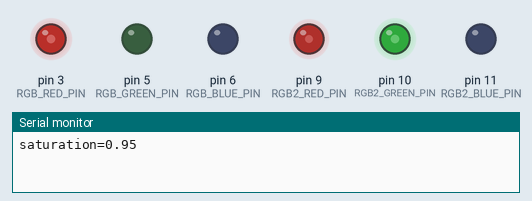
The sketch below on a simulated Arduino Uno, built with avr-gcc and run on an emulated ATmega328P. Parts: output pins drawn as LEDs (lit = HIGH), the last lines printed to the serial monitor.

Above: at 0.05 s.
At 2.15 s:
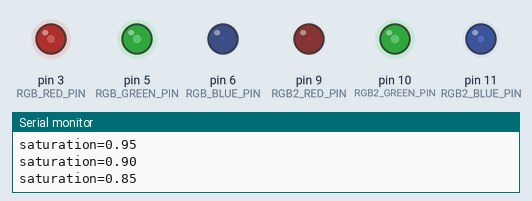
At 4.1 s:
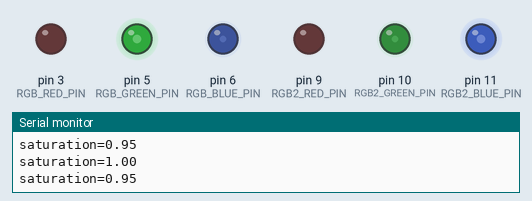
At 6.05 s:
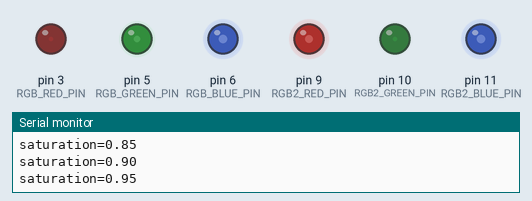
At 8.3 s:
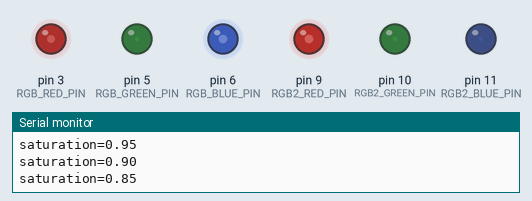
At 11.3 s:
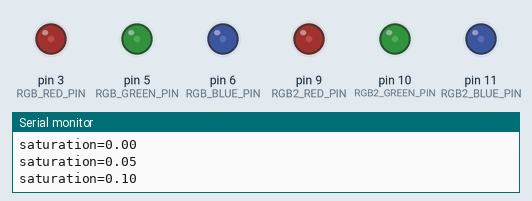
Timing chart, 0 to 15.9 s (numbered marks = the images above):
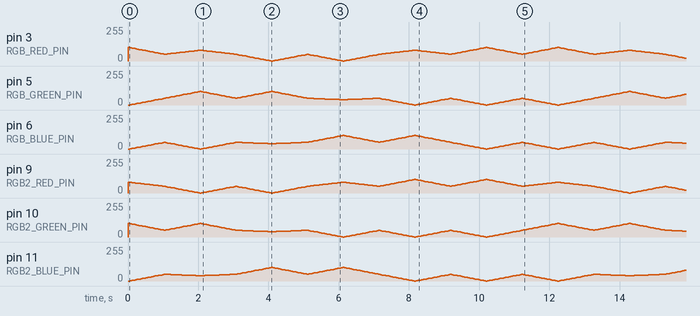

Measured:
- by itself, pin 3 (RGB_RED_PIN), pin 5 (RGB_GREEN_PIN), pin 6 (RGB_BLUE_PIN), pin 9 (RGB2_RED_PIN), pin 10 (RGB2_GREEN_PIN), pin 11 (RGB2_BLUE_PIN): moves between 0/255 and 102/255, repeating every 12.2 s

The sketch:

crossFadeLedMultiple.ino
```cpp
/*
 * Adapted from CrossFadeRGB example by Jon E. Froehlich
 * @jonfroehlich
 * http://makeabilitylab.io
 *
 * RGB to HSL conversion library from https://github.com/ratkins/RGBConverter
 */
#include "src/RGBConverter/RGBConverter.h"

const int RGB_RED_PIN = 3;
const int RGB_GREEN_PIN = 5;
const int RGB_BLUE_PIN = 6;

const int RGB2_RED_PIN = 9;
const int RGB2_GREEN_PIN = 10;
const int RGB2_BLUE_PIN = 11;

const int DELAY_MS = 50;
const int MAX_RGB_VALUE = 255;
const int FADE_STEP = 1;
const int COMMON_ANODE = false;

RGBConverter _rgbConverter;
float _hue = 0;
float _hue2 = 0.2;
float _saturation = 1;
float _lightness = 0.2;
float _step = 0.05f;
float _hueStep = 0.2f;

void setup() {
  // put your setup code here, to run once:
  pinMode(RGB_RED_PIN, OUTPUT);
  pinMode(RGB_GREEN_PIN, OUTPUT);
  pinMode(RGB_BLUE_PIN, OUTPUT);

  pinMode(RGB2_RED_PIN, OUTPUT);
  pinMode(RGB2_GREEN_PIN, OUTPUT);
  pinMode(RGB2_BLUE_PIN, OUTPUT);
  Serial.begin(9600);
}

void loop() {
  // put your main code here, to run repeatedly:
  byte rgb[3];
  byte rgb2[3];

  _rgbConverter.hslToRgb(_hue, _saturation, _lightness, rgb);
  _rgbConverter.hslToRgb(_hue2, _saturation, _lightness, rgb2);
  setColor(rgb[0], rgb[1], rgb[2]);
  setColor2(rgb2[0], rgb2[1], rgb2[2]);

  // update saturation based on step size
  _saturation -= _step;

  // if saturation reaches 0, change to a different color and invert steps
  if(_saturation < 0.0){
    _saturation = 0.0;
    _step = -_step;
    _hue += _hueStep;
    _hue2 += _hueStep;
    // hue ranges between 0-1, so if > 1, reset to 0
    if (_hue > 1.0) {
      _hue = 0;
    }
    if (_hue2 > 1.0) {
      _hue2 = 0;
    }
  } else if (_saturation > 1.0) {
    _saturation = 1.0;
    _step = -_step;
  }
  Serial.print("saturation=");
  Serial.println(_saturation);

  delay(DELAY_MS);
}

/**
 * setColor takes in values between 0 - 255 for the amount of red, green, and blue, respectively
 * where 255 is the maximum amount of that color and 0 is none of that color. You can illuminate
 * all colors by intermixing different combinations of red, green, and blue.
 *
 * This function is based on https://gist.github.com/jamesotron/766994
 *
 */
void setColor(int red, int green, int blue)
{
  // If a common anode LED, invert values
  if(COMMON_ANODE == true){
    red = MAX_RGB_VALUE - red;
    green = MAX_RGB_VALUE - green;
    blue = MAX_RGB_VALUE - blue;
  }
  analogWrite(RGB_RED_PIN, red);
  analogWrite(RGB_GREEN_PIN, green);
  analogWrite(RGB_BLUE_PIN, blue);
}

void setColor2(int red, int green, int blue)
{
  // If a common anode LED, invert values
  if(COMMON_ANODE == true){
    red = MAX_RGB_VALUE - red;
    green = MAX_RGB_VALUE - green;
    blue = MAX_RGB_VALUE - blue;
  }
  analogWrite(RGB2_RED_PIN, red);
  analogWrite(RGB2_GREEN_PIN, green);
  analogWrite(RGB2_BLUE_PIN, blue);
}
```

RGBConverter.cpp
```cpp
/*
 * RGBConverter.h - Arduino library for converting between RGB, HSV and HSL
 *
 * Ported from the Javascript at http://mjijackson.com/2008/02/rgb-to-hsl-and-rgb-to-hsv-color-model-conversion-algorithms-in-javascript
 * The hard work was Michael's, all the bugs are mine.
 *
 * Robert Atkins, December 2010 (ratkins_at_fastmail_dot_fm).
 *
 * https://github.com/ratkins/RGBConverter
 *
 */
#include "RGBConverter.h"

/**
 * Converts an RGB color value to HSL. Conversion formula
 * adapted from http://en.wikipedia.org/wiki/HSL_color_space.
 * Assumes r, g, and b are contained in the set [0, 255] and
 * returns h, s, and l in the set [0, 1].
 *
 * @param   Number  r       The red color value
 * @param   Number  g       The green color value
 * @param   Number  b       The blue color value
 * @return  Array           The HSL representation
 */
void RGBConverter::rgbToHsl(byte r, byte g, byte b, double hsl[]) {
    double rd = (double) r/255;
    double gd = (double) g/255;
    double bd = (double) b/255;
    double max = threeway_max(rd, gd, bd);
    double min = threeway_min(rd, gd, bd);
    double h, s, l = (max + min) / 2;

    if (max == min) {
        h = s = 0; // achromatic
    } else {
        double d = max - min;
        s = l > 0.5 ? d / (2 - max - min) : d / (max + min);
        if (max == rd) {
            h = (gd - bd) / d + (gd < bd ? 6 : 0);
        } else if (max == gd) {
            h = (bd - rd) / d + 2;
        } else if (max == bd) {
            h = (rd - gd) / d + 4;
        }
        h /= 6;
    }
    hsl[0] = h;
    hsl[1] = s;
    hsl[2] = l;
}

/**
 * Converts an HSL color value to RGB. Conversion formula
 * adapted from http://en.wikipedia.org/wiki/HSL_color_space.
 * Assumes h, s, and l are contained in the set [0, 1] and
 * returns r, g, and b in the set [0, 255].
 *
 * @param   Number  h       The hue
 * @param   Number  s       The saturation
 * @param   Number  l       The lightness
 * @return  Array           The RGB representation
 */
void RGBConverter::hslToRgb(double h, double s, double l, byte rgb[]) {
    double r, g, b;

    if (s == 0) {
        r = g = b = l; // achromatic
    } else {
        double q = l < 0.5 ? l * (1 + s) : l + s - l * s;
        double p = 2 * l - q;
        r = RGBConverter::hue2rgb(p, q, h + 1/3.0);
        g = RGBConverter::hue2rgb(p, q, h);
        b = RGBConverter::hue2rgb(p, q, h - 1/3.0);
    }

    rgb[0] = r * 255;
    rgb[1] = g * 255;
    rgb[2] = b * 255;
}

/**
 * Converts an RGB color value to HSV. Conversion formula
 * adapted from http://en.wikipedia.org/wiki/HSV_color_space.
 * Assumes r, g, and b are contained in the set [0, 255] and
 * returns h, s, and v in the set [0, 1].
 *
 * @param   Number  r       The red color value
 * @param   Number  g       The green color value
 * @param   Number  b       The blue color value
 * @return  Array           The HSV representation
 */
void RGBConverter::rgbToHsv(byte r, byte g, byte b, double hsv[]) {
    double rd = (double) r/255;
    double gd = (double) g/255;
    double bd = (double) b/255;
    double max = threeway_max(rd, gd, bd), min = threeway_min(rd, gd, bd);
    double h, s, v = max;

    double d = max - min;
    s = max == 0 ? 0 : d / max;

    if (max == min) {
        h = 0; // achromatic
    } else {
        if (max == rd) {
            h = (gd - bd) / d + (gd < bd ? 6 : 0);
        } else if (max == gd) {
            h = (bd - rd) / d + 2;
        } else if (max == bd) {
            h = (rd - gd) / d + 4;
        }
        h /= 6;
    }

    hsv[0] = h;
    hsv[1] = s;
    hsv[2] = v;
}

/**
 * Converts an HSV color value to RGB. Conversion formula
 * adapted from http://en.wikipedia.org/wiki/HSV_color_space.
 * Assumes h, s, and v are contained in the set [0, 1] and
 * returns r, g, and b in the set [0, 255].
 *
 * @param   Number  h       The hue
 * @param   Number  s       The saturation
 * @param   Number  v       The value
 * @return  Array           The RGB representation
 */
void RGBConverter::hsvToRgb(double h, double s, double v, byte rgb[]) {
    double r, g, b;

    int i = int(h * 6);
    double f = h * 6 - i;
    double p = v * (1 - s);
    double q = v * (1 - f * s);
    double t = v * (1 - (1 - f) * s);

    switch(i % 6){
        case 0: r = v, g = t, b = p; break;
        case 1: r = q, g = v, b = p; break;
        case 2: r = p, g = v, b = t; break;
        case 3: r = p, g = q, b = v; break;
        case 4: r = t, g = p, b = v; break;
        case 5: r = v, g = p, b = q; break;
    }

    rgb[0] = r * 255;
    rgb[1] = g * 255;
    rgb[2] = b * 255;
}

double RGBConverter::threeway_max(double a, double b, double c) {
    return max(a, max(b, c));
}

double RGBConverter::threeway_min(double a, double b, double c) {
    return min(a, min(b, c));
}

double RGBConverter::hue2rgb(double p, double q, double t) {
    if(t < 0) t += 1;
    if(t > 1) t -= 1;
    if(t < 1/6.0) return p + (q - p) * 6 * t;
    if(t < 1/2.0) return q;
    if(t < 2/3.0) return p + (q - p) * (2/3.0 - t) * 6;
    return p;
}
```

RGBConverter.h
```cpp
/*
 * RGBConverter.h - Arduino library for converting between RGB, HSV and HSL
 *
 * Ported from the Javascript at http://mjijackson.com/2008/02/rgb-to-hsl-and-rgb-to-hsv-color-model-conversion-algorithms-in-javascript
 * The hard work was Michael's, all the bugs are mine.
 *
 * Robert Atkins, December 2010 (ratkins_at_fastmail_dot_fm).
 *
 * https://github.com/ratkins/RGBConverter
 *
 */
#ifndef RGBConverter_h
#define RGBConverter_h

#if (ARDUINO >= 100)
 #include <Arduino.h>
#else
 #include <Arduino.h>
#endif

class RGBConverter {

public:
    /**
     * Converts an RGB color value to HSL. Conversion formula
     * adapted from http://en.wikipedia.org/wiki/HSL_color_space.
     * Assumes r, g, and b are contained in the set [0, 255] and
     * returns h, s, and l in the set [0, 1].
     *
     * @param   byte    r       The red color value
     * @param   byte    g       The green color value
     * @param   byte    b       The blue color value
     * @param   double  hsl[]   The HSL representation
     */
    void rgbToHsl(byte r, byte g, byte b, double hsl[]);

    /**
     * Converts an HSL color value to RGB. Conversion formula
     * adapted from http://en.wikipedia.org/wiki/HSL_color_space.
     * Assumes h, s, and l are contained in the set [0, 1] and
     * returns r, g, and b in the set [0, 255].
     *
     * @param   double  h       The hue
     * @param   double  s       The saturation
     * @param   double  l       The lightness
     * @return  byte    rgb[]   The RGB representation
     */
    void hslToRgb(double h, double s, double l, byte rgb[]);

    /**
     * Converts an RGB color value to HSV. Conversion formula
     * adapted from http://en.wikipedia.org/wiki/HSV_color_space.
     * Assumes r, g, and b are contained in the set [0, 255] and
     * returns h, s, and v in the set [0, 1].
     *
     * @param   byte  r       The red color value
     * @param   byte  g       The green color value
     * @param   byte  b       The blue color value
     * @return  double hsv[]  The HSV representation
     */
    void rgbToHsv(byte r, byte g, byte b, double hsv[]);

    /**
     * Converts an HSV color value to RGB. Conversion formula
     * adapted from http://en.wikipedia.org/wiki/HSV_color_space.
     * Assumes h, s, and v are contained in the set [0, 1] and
     * returns r, g, and b in the set [0, 255].
     *
     * @param   double  h       The hue
     * @param   double  s       The saturation
     * @param   double  v       The value
     * @return  byte    rgb[]   The RGB representation
     */
    void hsvToRgb(double h, double s, double v, byte rgb[]);

private:
    double threeway_max(double a, double b, double c);
    double threeway_min(double a, double b, double c);
    double hue2rgb(double p, double q, double t);
};

#endif
```
